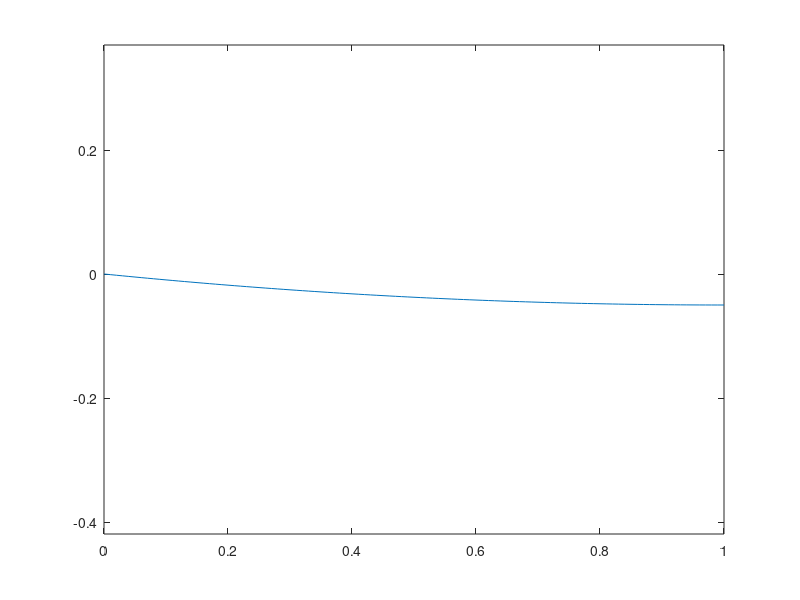

The MATLAB script that drew this image:
clear 
close all
clc


% INPUT DATA
l = 1;      % length of segment
h = 0.01;   % step
F = 1;      % force applied homogeneously
m = 10;     % mass of the object
% BOUNDARY CONDITIONS
alpha = 0;  % x = 0
beta = 0;   % x = l
% 1 : Dirichlet, 2 : Neumann 
type0 = 1;
type1 = 2;

% Main code
x = 0:h:l;
nodi = x(1):h:x(end);
N = length(nodi);
fun = -F*ones(1,N);
A = (m/h^2)*((diag(2*ones(1,N)) + diag(-1*ones(1,N-1),-1) ...
    + diag(-1*ones(1,N-1),1)));
% BC
if type0 == 1
    A(1,:) = zeros(1,N);
    A(1,1) = 1;
elseif type0 == 2
    A(1,1:3) = (1/(2*h))*[-3 4 -1];
end

if type1 == 1
    A(end,:) = zeros(1,N);
    A(end,end) = 1;
elseif type1 == 2
    A(end,end-2:end) = (1/(2*h))*[1 -4 3];
end

% Solution Vector
b = zeros(N,1);
b(2:N-1) = (fun(2:end-1));
b(1) = alpha;
b(end) = beta;

% Solving and plotting
u = A\b;
plot(x,u); axis equal;